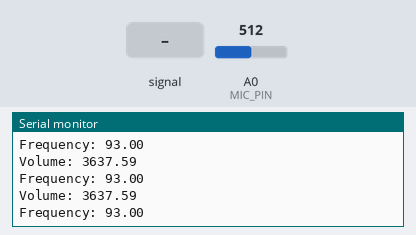
A sketch run on a simulated Arduino Uno, built with avr-gcc and run on an emulated ATmega328P. On the bench: the last lines printed to the serial monitor. The test bench sets the inputs (shaded band); at power-on: A0 (MIC_PIN) = 512.

Above: at 1.2 s.
1.3 s: A0 (MIC_PIN) fed a 200 Hz sine of ±81 counts around its level
At 1.77 s:
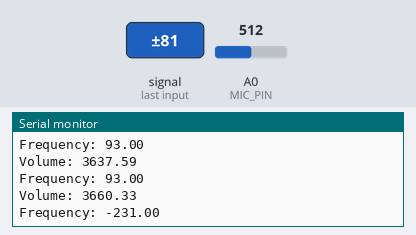
2.8 s: A0 (MIC_PIN) set to 716
At 3.08 s:
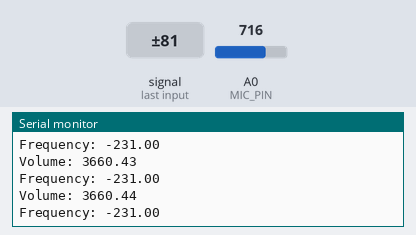
4.3 s: A0 (MIC_PIN) fed a 1000 Hz sine of ±255 counts around its level
At 4.73 s:
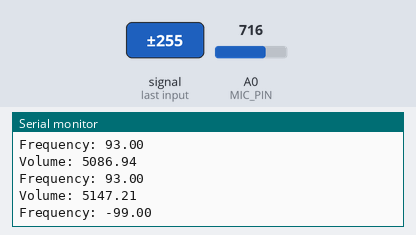
5.8 s: A0 (MIC_PIN) set to 900
At 6.04 s:
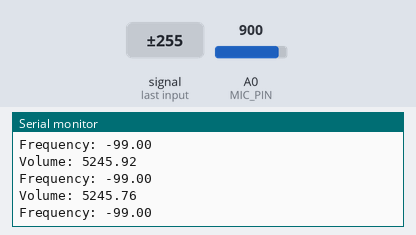
Timing chart, 0 to 8.3 s (numbered marks = the images above; inputs shaded):
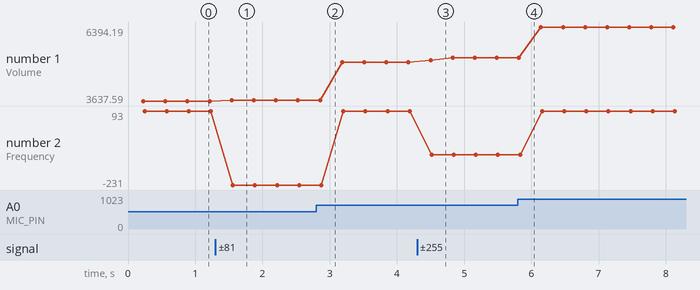

Measured:
- after the input at 1.3 s, the serial monitor: prints a new line after 0.24 s (image 1)
- after the input at 4.3 s, the serial monitor: prints a new line after 0.20 s (image 3)
- plotted number 1: 3637.59 → 3660.43 after the input at 1.3 s, 3660.43 → 5086.94 after the input at 2.8 s, 5086.94 → 5245.92 after the input at 4.3 s, 5245.92 → 6394.19 after the input at 5.8 s
- plotted number 2: 93 → -231 after the input at 1.3 s, 93 → -99 after the input at 4.3 s

The sketch:

sound_sensor.ino
```cpp
#include <arduinoFFT.h>

// 핀 설정
#define MIC_PIN A0

// FFT 설정
#define SAMPLES 128            // 샘플 개수 최적화
#define SAMPLING_FREQUENCY 4000 // 샘플링 주파수(Hz)

// 배열 생성
float vReal[SAMPLES];          // float 사용으로 메모리 절약
float vImag[SAMPLES];

ArduinoFFT<float> FFT(vReal, vImag, SAMPLES, SAMPLING_FREQUENCY);

void setup() {
  Serial.begin(9600);
}

void loop() {
  // 1. 아날로그 입력 읽기
  for (int i = 0; i < SAMPLES; i++) {
    vReal[i] = analogRead(MIC_PIN);  // 마이크 값 읽기
    vImag[i] = 0;                   // FFT에 필요한 허수 부분 초기화
    delayMicroseconds(1000000 / SAMPLING_FREQUENCY);
  }

  // 2. FFT 수행
  FFT.windowing(FFT_WIN_TYP_HAMMING, FFT_FORWARD); // 창 함수 적용
  FFT.compute(FFT_FORWARD);                       // FFT 계산
  FFT.complexToMagnitude();                       // 크기 계산

  // 3. 소리의 세기 측정 (RMS 계산)
  float sum = 0;
  for (int i = 0; i < SAMPLES; i++) {
    sum += vReal[i] * vReal[i];
  }
  float volume = sqrt(sum / SAMPLES);
  Serial.print("Volume: ");
  Serial.println(volume);

  // 4. 소리의 높이 측정 (주파수 계산)
  float maxValue = 0;
  int maxIndex = 0;

  for (int i = 1; i < SAMPLES / 2; i++) { // 주파수 성분의 절반만 사용
    if (vReal[i] > maxValue && i > 2) { // 저주파 노이즈 필터링
      maxValue = vReal[i];
      maxIndex = i;
    }
  }

  // 주파수 계산
  float frequency = (maxIndex * SAMPLING_FREQUENCY) / SAMPLES;
  Serial.print("Frequency: ");
  Serial.println(frequency);

  delay(100);  // 출력 속도 조절
}
```
